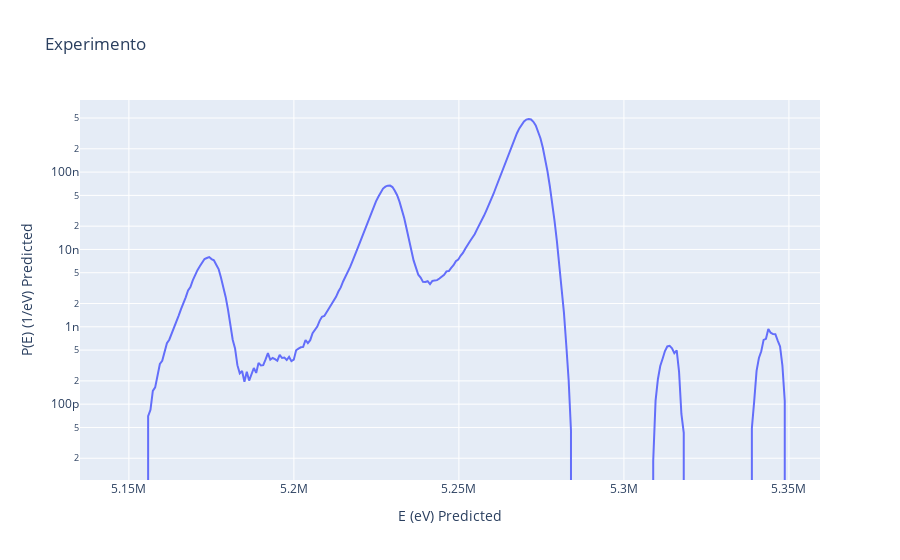

Write notebook code for a chart like this one.
### Code cell
fig = px.line(df_exp, x='E (eV) Predicted', y='P(E) (1/eV) Predicted', log_y=True, title='Experimento')
fig.show()

### Figure 1 — Plotly figure (JSON) as saved in the notebook; plotly's stock layout.template omitted (floating-point values rounded to 4 significant figures; data arrays with more than 128 entries replaced by an {"elided": "..."} marker saying what was removed)
{"data": [{"hovertemplate": "E (eV) Predicted=%{x}<br>P(E) (1/eV) Predicted=%{y}<extra></extra>", "legendgroup": "", "line": {"color": "#636efa", "dash": "solid"}, "marker": {"symbol": "circle"}, "mode": "lines", "name": "", "orientation": "v", "showlegend": false, "type": "scatter", "x": {"elided": "316 float values"}, "xaxis": "x", "y": {"elided": "316 float values"}, "yaxis": "y"}], "layout": {"legend": {"tracegroupgap": 0}, "title": {"text": "Experimento"}, "xaxis": {"anchor": "y", "domain": [0, 1], "title": {"text": "E (eV) Predicted"}}, "yaxis": {"anchor": "x", "domain": [0, 1], "title": {"text": "P(E) (1/eV) Predicted"}, "type": "log"}}}
